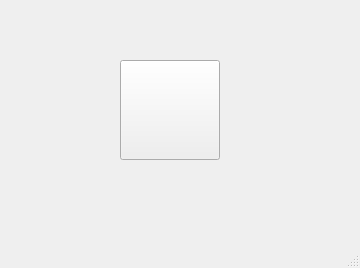
<?xml version="1.0" encoding="UTF-8"?>
<ui version="4.0">
 <class>MainWindow</class>
 <widget class="QMainWindow" name="MainWindow">
  <property name="geometry">
   <rect>
    <x>0</x>
    <y>0</y>
    <width>360</width>
    <height>268</height>
   </rect>
  </property>
  <property name="windowTitle">
   <string>MainWindow</string>
  </property>
  <widget class="QWidget" name="centralwidget">
   <widget class="PurelinButton" name="pushButton">
    <property name="geometry">
     <rect>
      <x>120</x>
      <y>60</y>
      <width>100</width>
      <height>100</height>
     </rect>
    </property>
    <property name="text">
     <string/>
    </property>
   </widget>
  </widget>
  <widget class="QMenuBar" name="menubar">
   <property name="geometry">
    <rect>
     <x>0</x>
     <y>0</y>
     <width>360</width>
     <height>23</height>
    </rect>
   </property>
  </widget>
  <widget class="QStatusBar" name="statusbar"/>
 </widget>
 <customwidgets>
  <customwidget>
   <class>PurelinButton</class>
   <extends>QPushButton</extends>
   <header>purelinbutton.h</header>
  </customwidget>
 </customwidgets>
 <resources/>
 <connections/>
</ui>
